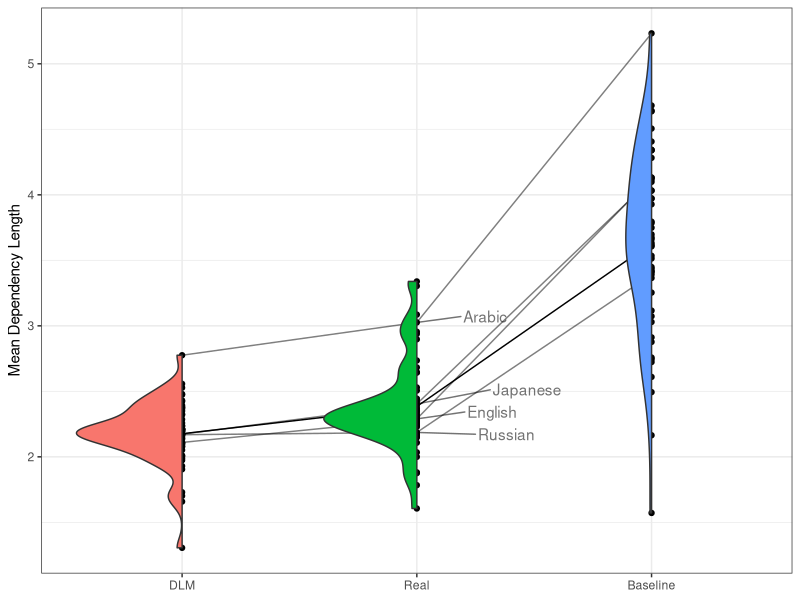
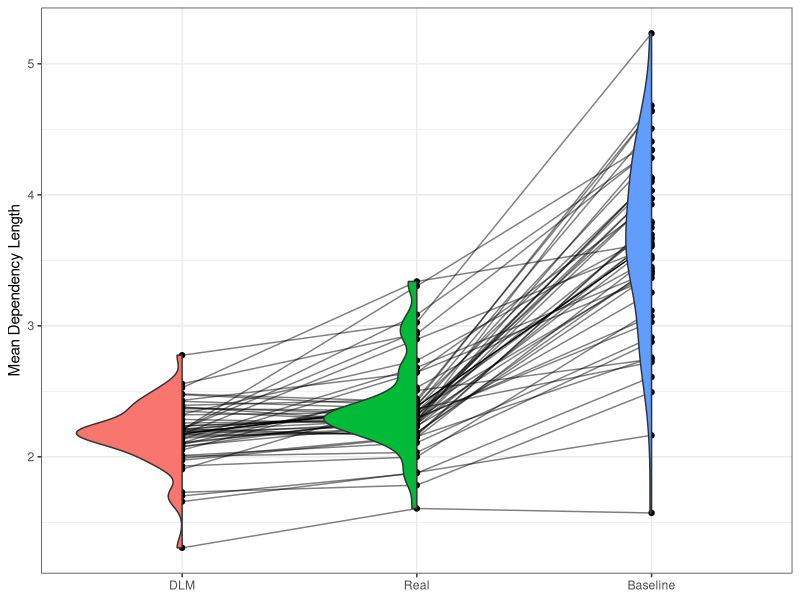

R code for these plots, in order:




library(lme4)

library(tidyr)
library(dplyr)
library(ggplot2)



# Read dependency length scores for each grammar
depl = read.csv("../../grammars/dependency_length/total_summary_funchead_coarse.tsv", sep="\t")# %>% rename(Quality=AverageLength)
library(tidyr)
library(dplyr)

# Subset to groups of interest (only considering 10 of the 50 random grammars)
depl = depl %>% filter(Type %in% c("manual_output_funchead_coarse_depl", "manual_output_funchead_langmod_coarse_best_balanced","manual_output_funchead_RANDOM","manual_output_funchead_two_coarse_lambda09_best_balanced","manual_output_funchead_two_coarse_parser_best_balanced", "REAL_REAL"))

depl$Temperature = NULL
depl$Counter = NULL
depl$OriginalLoss = NULL
depl$OriginalCounter = NULL


bestDepL = read.csv("../strongest_models/best-depl.csv") %>% select(Language, Type, Model)
bestLangmod = read.csv("../strongest_models/best-langmod-best-balanced.csv") %>% select(Language, Type, Model)
bestParse = read.csv("../strongest_models/best-parse-best-balanced.csv") %>% select(Language, Type, Model)
bestEff = read.csv("../strongest_models/best-two-lambda09-best-balanced.csv") %>% select(Language, Type, Model)

bestModels = rbind(bestDepL, bestLangmod, bestParse, bestEff)

deplRand = depl %>% filter(Type == "manual_output_funchead_RANDOM")
deplReal = depl %>% filter(Type == "REAL_REAL")

depl = merge(depl, bestModels, by=c("Language", "Model", "Type"))
depl = rbind(depl, deplRand, deplReal)

depl2 = depl %>% group_by(Language, Type) %>% summarise(AverageLengthPerWord = mean(AverageLengthPerWord)) #%>% spread(Type, AverageLengthPerWord)

depl4 = depl2 %>% spread(Type, AverageLengthPerWord)


meanPerLang = depl2 %>% group_by(Language) %>% summarise(MeanLength = mean(AverageLengthPerWord))
depl2 = merge(depl2, meanPerLang, by=c("Language"))
depl2 = depl2 %>% filter(!(Type %in% c("manual_output_funchead_langmod_coarse_best_balanced", "manual_output_funchead_two_coarse_parser_best_balanced")))

plot = ggplot(data=depl2, aes(x=AverageLengthPerWord-MeanLength, group=Type, fill=Type)) + geom_density(alpha=0.3)

depl3 = depl %>% filter(!(Type %in% c("manual_output_funchead_langmod_coarse_best_balanced", "manual_output_funchead_two_coarse_parser_best_balanced")))
depl3$Type = factor(depl3$Type, levels=c("manual_output_funchead_coarse_depl", "manual_output_funchead_two_coarse_lambda09_best_balanced", "REAL_REAL",  "manual_output_funchead_RANDOM"  ))
library(forcats)
depl3$TypeN = fct_recode(depl3$Type, DLM="manual_output_funchead_coarse_depl", Efficiency="manual_output_funchead_two_coarse_lambda09_best_balanced", Real="REAL_REAL", Baseline="manual_output_funchead_RANDOM")


library(ggrepel)
#plot = ggplot(data=depl3, aes(x=TypeN, y=AverageLengthPerWord)) + geom_point() + geom_line(data=depl3 %>% group_by(TypeN) %>% summarise(AverageLengthPerWord = mean(AverageLengthPerWord)), aes(x=TypeN, y=AverageLengthPerWord, group=1)) + geom_text_repel(data=depl3 %>% filter(grepl("Real", TypeN)), aes(label=Language),hjust=0, vjust=0)


# David Robinson
# https://gist.github.com/dgrtwo
# Modifications by PoGibas
# https://stackoverflow.com/questions/52034747/plot-only-one-side-half-of-the-violin-plot
library(ggplot2)
library(dplyr)


"%||%" <- function(a, b) {
  if (!is.null(a)) a else b
}

geom_flat_violin <- function(mapping = NULL, data = NULL, stat = "ydensity",
                        position = "dodge", trim = TRUE, scale = "area",
                        show.legend = NA, inherit.aes = TRUE, ...) {
  layer(
    data = data,
    mapping = mapping,
    stat = stat,
    geom = GeomFlatViolin,
    position = position,
    show.legend = show.legend,
    inherit.aes = inherit.aes,
    params = list(
      trim = trim,
      scale = scale,
      ...
    )
  )
}

GeomFlatViolin <-
  ggproto("GeomFlatViolin", Geom,
          setup_data = function(data, params) {
            data$width <- data$width %||%
              params$width %||% (resolution(data$x, FALSE) * 0.9)

            # ymin, ymax, xmin, and xmax define the bounding rectangle for each group
            data %>%
              group_by(group) %>%
              mutate(ymin = min(y),
                     ymax = max(y),
                     xmin = x - width / 2,
                     xmax = x)
          },

          draw_group = function(data, panel_scales, coord) {
            # Find the points for the line to go all the way around
            data <- transform(data,
                              xmaxv = x,
                              xminv = x + violinwidth * (xmin - x))

            # Make sure it's sorted properly to draw the outline
            newdata <- rbind(plyr::arrange(transform(data, x = xminv), y),
                             plyr::arrange(transform(data, x = xmaxv), -y))

            # Close the polygon: set first and last point the same
            # Needed for coord_polar and such
            newdata <- rbind(newdata, newdata[1,])

            ggplot2:::ggname("geom_flat_violin", GeomPolygon$draw_panel(newdata, panel_scales, coord))
          },

          draw_key = draw_key_polygon,

          default_aes = aes(weight = 1, colour = "grey20", fill = "white", size = 0.5,
                            alpha = NA, linetype = "solid"),

          required_aes = c("x", "y")
)

depl3Baseline = depl3 %>% group_by(Language) %>% filter(TypeN == "Baseline") %>% summarise(AverageLengthPerWord = mean(AverageLengthPerWord)) %>% mutate(TypeN = "Baseline")
depl3 = rbind(depl3 %>% select(TypeN, Language, AverageLengthPerWord) %>% filter(TypeN != "Baseline"), depl3Baseline)

plot = ggplot(data=depl3, aes(x=TypeN, y=AverageLengthPerWord)) + geom_point() 
plot = plot + geom_line(data=depl3 %>% group_by(TypeN) %>% summarise(AverageLengthPerWord = mean(AverageLengthPerWord)), aes(x=TypeN, y=AverageLengthPerWord, group=1))
plot = plot + geom_line(data=depl3 %>% filter(Language == "English") %>% group_by(TypeN) %>% summarise(AverageLengthPerWord = mean(AverageLengthPerWord)), aes(x=TypeN, y=AverageLengthPerWord, group=1), alpha=0.5)
plot = plot + geom_line(data=depl3 %>% filter(Language == "Russian") %>% group_by(TypeN) %>% summarise(AverageLengthPerWord = mean(AverageLengthPerWord)), aes(x=TypeN, y=AverageLengthPerWord, group=1), alpha=0.5)
plot = plot + geom_line(data=depl3 %>% filter(Language == "Japanese") %>% group_by(TypeN) %>% summarise(AverageLengthPerWord = mean(AverageLengthPerWord)), aes(x=TypeN, y=AverageLengthPerWord, group=1), alpha=0.5)
plot = plot + geom_line(data=depl3 %>% filter(Language == "Arabic") %>% group_by(TypeN) %>% summarise(AverageLengthPerWord = mean(AverageLengthPerWord)), aes(x=TypeN, y=AverageLengthPerWord, group=1), alpha=0.5)
plot = plot + geom_flat_violin(data=depl3, aes(x=TypeN, y=AverageLengthPerWord, fill=TypeN))
plot = plot + geom_text_repel(data=depl3 %>% filter(Language %in% c("English", "Russian", "Japanese", "Arabic")) %>% filter( TypeN == "Real"), aes(label=Language, alpha=1.0),hjust=-1, vjust=0)
plot = plot + theme_bw()
plot = plot + theme(legend.position="none")
plot = plot + theme(legend.position="none")
plot = plot + xlab(NULL)
plot = plot + ylab("Mean Dependency Length")

ggsave(plot, file="figures/depl-violin.pdf")




#############################
# Plot in SI
#############################

plot = ggplot(data=depl3, aes(x=TypeN, y=AverageLengthPerWord)) + geom_point() 
plot = plot + geom_line(data=depl3 %>% group_by(TypeN) %>% summarise(AverageLengthPerWord = mean(AverageLengthPerWord)), aes(x=TypeN, y=AverageLengthPerWord, group=1))
plot = plot + geom_line(data=depl3 %>% group_by(TypeN, Language) %>% summarise(AverageLengthPerWord = mean(AverageLengthPerWord)), aes(x=TypeN, y=AverageLengthPerWord, group=Language), alpha=0.5)
plot = plot + geom_flat_violin(data=depl3, aes(x=TypeN, y=AverageLengthPerWord, fill=TypeN))
plot = plot + theme_bw()
plot = plot + theme(legend.position="none")
plot = plot + theme(legend.position="none")
plot = plot + xlab(NULL)
plot = plot + ylab("Mean Dependency Length")

ggsave(plot, file="figures/depl-violin-all.pdf")



#
#mean(depl2$REAL_REAL < depl2$manual_output_funchead_coarse_depl)
#mean(depl2$REAL_REAL < depl2$manual_output_funchead_langmod_coarse_best_balanced)
#mean(depl2$REAL_REAL < depl2$manual_output_funchead_RANDOM, na.rm=TRUE)
#mean(depl2$REAL_REAL < depl2$manual_output_funchead_two_coarse_parser_best_balanced, na.rm=TRUE)
#mean(depl2$REAL_REAL < depl2$manual_output_funchead_two_coarse_lambda09_best_balanced, na.rm=TRUE)
#
#
